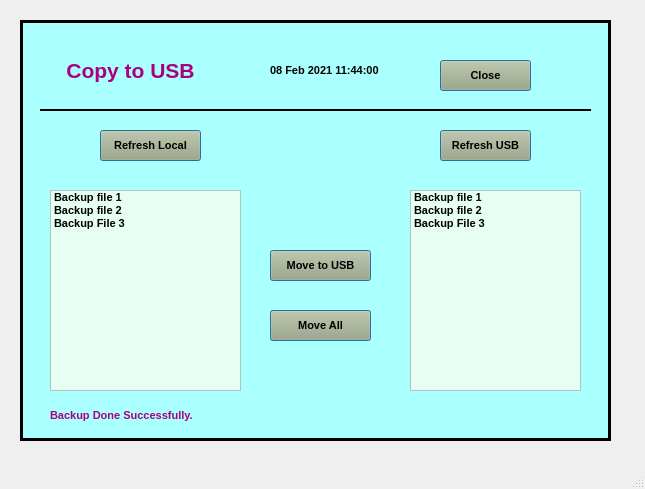
<?xml version="1.0" encoding="UTF-8"?>
<ui version="4.0">
 <class>MainWindow</class>
 <widget class="QMainWindow" name="MainWindow">
  <property name="geometry">
   <rect>
    <x>0</x>
    <y>0</y>
    <width>645</width>
    <height>489</height>
   </rect>
  </property>
  <property name="windowTitle">
   <string>MainWindow</string>
  </property>
  <widget class="QWidget" name="centralwidget">
   <widget class="QFrame" name="frame">
    <property name="geometry">
     <rect>
      <x>20</x>
      <y>20</y>
      <width>591</width>
      <height>421</height>
     </rect>
    </property>
    <property name="font">
     <font>
      <family>Arial</family>
      <pointsize>14</pointsize>
     </font>
    </property>
    <property name="autoFillBackground">
     <bool>false</bool>
    </property>
    <property name="styleSheet">
     <string notr="true">background-color: rgb(170, 255, 255);
</string>
    </property>
    <property name="frameShape">
     <enum>QFrame::Box</enum>
    </property>
    <property name="frameShadow">
     <enum>QFrame::Plain</enum>
    </property>
    <property name="lineWidth">
     <number>3</number>
    </property>
    <widget class="QLabel" name="label">
     <property name="geometry">
      <rect>
       <x>250</x>
       <y>30</y>
       <width>141</width>
       <height>41</height>
      </rect>
     </property>
     <property name="font">
      <font>
       <family>Arial</family>
       <pointsize>8</pointsize>
       <weight>75</weight>
       <bold>true</bold>
      </font>
     </property>
     <property name="text">
      <string>08 Feb 2021 11:44:00</string>
     </property>
    </widget>
    <widget class="QLabel" name="label_2">
     <property name="geometry">
      <rect>
       <x>30</x>
       <y>380</y>
       <width>341</width>
       <height>31</height>
      </rect>
     </property>
     <property name="font">
      <font>
       <family>Arial</family>
       <pointsize>8</pointsize>
       <weight>75</weight>
       <bold>true</bold>
      </font>
     </property>
     <property name="styleSheet">
      <string notr="true">color: rgb(170, 0, 127);</string>
     </property>
     <property name="text">
      <string>Backup Done Successfully.</string>
     </property>
    </widget>
    <widget class="QPushButton" name="pushButton_6">
     <property name="geometry">
      <rect>
       <x>250</x>
       <y>230</y>
       <width>101</width>
       <height>31</height>
      </rect>
     </property>
     <property name="font">
      <font>
       <family>Arial</family>
       <pointsize>8</pointsize>
       <weight>75</weight>
       <bold>true</bold>
      </font>
     </property>
     <property name="styleSheet">
      <string notr="true">background-color: rgb(170, 170, 127);
</string>
     </property>
     <property name="text">
      <string>Move to USB</string>
     </property>
     <property name="autoDefault">
      <bool>true</bool>
     </property>
     <property name="default">
      <bool>true</bool>
     </property>
     <property name="flat">
      <bool>false</bool>
     </property>
    </widget>
    <widget class="Line" name="line">
     <property name="geometry">
      <rect>
       <x>20</x>
       <y>80</y>
       <width>551</width>
       <height>21</height>
      </rect>
     </property>
     <property name="frameShadow">
      <enum>QFrame::Plain</enum>
     </property>
     <property name="lineWidth">
      <number>2</number>
     </property>
     <property name="orientation">
      <enum>Qt::Horizontal</enum>
     </property>
    </widget>
    <widget class="QPushButton" name="pushButton_8">
     <property name="geometry">
      <rect>
       <x>420</x>
       <y>40</y>
       <width>91</width>
       <height>31</height>
      </rect>
     </property>
     <property name="font">
      <font>
       <family>Arial</family>
       <pointsize>8</pointsize>
       <weight>75</weight>
       <bold>true</bold>
      </font>
     </property>
     <property name="styleSheet">
      <string notr="true">background-color: rgb(170, 170, 127);
</string>
     </property>
     <property name="text">
      <string>Close</string>
     </property>
     <property name="autoDefault">
      <bool>true</bool>
     </property>
     <property name="default">
      <bool>true</bool>
     </property>
     <property name="flat">
      <bool>false</bool>
     </property>
    </widget>
    <widget class="QLabel" name="label_4">
     <property name="geometry">
      <rect>
       <x>20</x>
       <y>30</y>
       <width>181</width>
       <height>41</height>
      </rect>
     </property>
     <property name="font">
      <font>
       <family>Arial</family>
       <pointsize>16</pointsize>
       <weight>75</weight>
       <bold>true</bold>
      </font>
     </property>
     <property name="styleSheet">
      <string notr="true">color: rgb(170, 0, 127);</string>
     </property>
     <property name="text">
      <string>Copy to USB</string>
     </property>
     <property name="alignment">
      <set>Qt::AlignCenter</set>
     </property>
    </widget>
    <widget class="QListWidget" name="listWidget">
     <property name="geometry">
      <rect>
       <x>30</x>
       <y>170</y>
       <width>191</width>
       <height>201</height>
      </rect>
     </property>
     <property name="font">
      <font>
       <pointsize>8</pointsize>
      </font>
     </property>
     <property name="styleSheet">
      <string notr="true">background-color: rgb(230, 255, 242);</string>
     </property>
     <item>
      <property name="text">
       <string>Backup file 1</string>
      </property>
      <property name="font">
       <font>
        <family>Arial</family>
        <pointsize>8</pointsize>
        <weight>75</weight>
        <bold>true</bold>
       </font>
      </property>
     </item>
     <item>
      <property name="text">
       <string>Backup file 2</string>
      </property>
      <property name="font">
       <font>
        <family>Arial</family>
        <pointsize>8</pointsize>
        <weight>75</weight>
        <bold>true</bold>
       </font>
      </property>
     </item>
     <item>
      <property name="text">
       <string>Backup File 3</string>
      </property>
      <property name="font">
       <font>
        <family>Arial</family>
        <pointsize>8</pointsize>
        <weight>75</weight>
        <bold>true</bold>
       </font>
      </property>
     </item>
    </widget>
    <widget class="QPushButton" name="pushButton_9">
     <property name="geometry">
      <rect>
       <x>80</x>
       <y>110</y>
       <width>101</width>
       <height>31</height>
      </rect>
     </property>
     <property name="font">
      <font>
       <family>Arial</family>
       <pointsize>8</pointsize>
       <weight>75</weight>
       <bold>true</bold>
      </font>
     </property>
     <property name="styleSheet">
      <string notr="true">background-color: rgb(170, 170, 127);
</string>
     </property>
     <property name="text">
      <string>Refresh Local</string>
     </property>
     <property name="autoDefault">
      <bool>true</bool>
     </property>
     <property name="default">
      <bool>true</bool>
     </property>
     <property name="flat">
      <bool>false</bool>
     </property>
    </widget>
    <widget class="QListWidget" name="listWidget_2">
     <property name="geometry">
      <rect>
       <x>390</x>
       <y>170</y>
       <width>171</width>
       <height>201</height>
      </rect>
     </property>
     <property name="font">
      <font>
       <pointsize>8</pointsize>
      </font>
     </property>
     <property name="styleSheet">
      <string notr="true">background-color: rgb(230, 255, 242);</string>
     </property>
     <item>
      <property name="text">
       <string>Backup file 1</string>
      </property>
      <property name="font">
       <font>
        <family>Arial</family>
        <pointsize>8</pointsize>
        <weight>75</weight>
        <bold>true</bold>
       </font>
      </property>
     </item>
     <item>
      <property name="text">
       <string>Backup file 2</string>
      </property>
      <property name="font">
       <font>
        <family>Arial</family>
        <pointsize>8</pointsize>
        <weight>75</weight>
        <bold>true</bold>
       </font>
      </property>
     </item>
     <item>
      <property name="text">
       <string>Backup File 3</string>
      </property>
      <property name="font">
       <font>
        <family>Arial</family>
        <pointsize>8</pointsize>
        <weight>75</weight>
        <bold>true</bold>
       </font>
      </property>
     </item>
    </widget>
    <widget class="QPushButton" name="pushButton_10">
     <property name="geometry">
      <rect>
       <x>420</x>
       <y>110</y>
       <width>91</width>
       <height>31</height>
      </rect>
     </property>
     <property name="font">
      <font>
       <family>Arial</family>
       <pointsize>8</pointsize>
       <weight>75</weight>
       <bold>true</bold>
      </font>
     </property>
     <property name="styleSheet">
      <string notr="true">background-color: rgb(170, 170, 127);
</string>
     </property>
     <property name="text">
      <string>Refresh USB</string>
     </property>
     <property name="autoDefault">
      <bool>true</bool>
     </property>
     <property name="default">
      <bool>true</bool>
     </property>
     <property name="flat">
      <bool>false</bool>
     </property>
    </widget>
    <widget class="QPushButton" name="pushButton_14">
     <property name="geometry">
      <rect>
       <x>250</x>
       <y>290</y>
       <width>101</width>
       <height>31</height>
      </rect>
     </property>
     <property name="font">
      <font>
       <family>Arial</family>
       <pointsize>8</pointsize>
       <weight>75</weight>
       <bold>true</bold>
      </font>
     </property>
     <property name="styleSheet">
      <string notr="true">background-color: rgb(170, 170, 127);
</string>
     </property>
     <property name="text">
      <string>Move All</string>
     </property>
     <property name="autoDefault">
      <bool>true</bool>
     </property>
     <property name="default">
      <bool>true</bool>
     </property>
     <property name="flat">
      <bool>false</bool>
     </property>
    </widget>
   </widget>
  </widget>
  <widget class="QMenuBar" name="menubar">
   <property name="geometry">
    <rect>
     <x>0</x>
     <y>0</y>
     <width>645</width>
     <height>21</height>
    </rect>
   </property>
  </widget>
  <widget class="QStatusBar" name="statusbar"/>
 </widget>
 <resources/>
 <connections/>
</ui>
